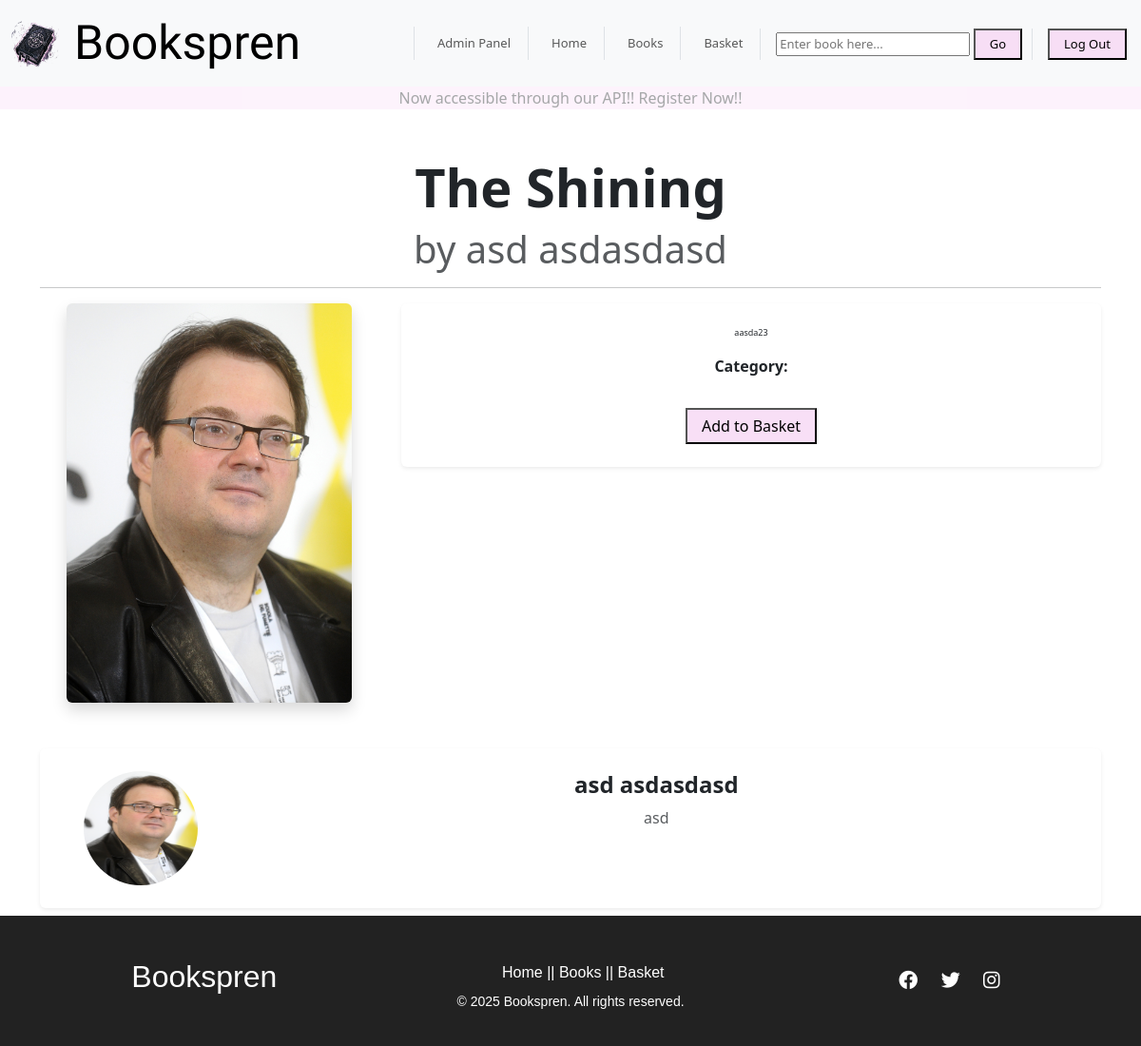
The app's page /inventory/book/4/ (signed in) with its own data.
### apps/api/models.py (models this page shows, shortened)
class Books(models.Model):
    class Meta:
        verbose_name_plural = 'Books'
    title = models.CharField(max_length=200)
    author = models.ForeignKey(Author, on_delete=models.CASCADE, related_name="books")
    category = models.ForeignKey(Category, on_delete=models.SET_NULL, null=True, related_name="books")
    description = models.TextField()
    price = models.DecimalField(max_digits=10, decimal_places=2)
    stock = models.PositiveIntegerField(default=0)
    cover_image = models.ImageField(upload_to='book_pics/', blank=True, null=True)
    published_date = models.DateField()
    isbn = models.CharField(max_length=13, unique=True)

class Author(models.Model):
    first_name = models.CharField(max_length=100)
    last_name = models.CharField(max_length=100)
    bio = models.TextField(blank=True)
    profile_picture = models.ImageField(upload_to='authors/', blank=True, null=True)

### apps/inventory/views.py (the view)
# urls.py: path('book/<int:book_id>/', views.book_details, name='book_details'),
@login_required
def book_details(request, book_id):
    books = Books.objects.get(id=book_id)  # Fetch book by ID
    base_author = books.author.id  # Get author ID from book data
    author = Author.objects.get(id=base_author)
    if request.method == "POST":
        form = CartForm(request.POST)
        if form.is_valid():
            cart_field = form.save(commit=False)
            cart_field.user_id = request.user
            cart_field.book = Books.objects.get(id=book_id)
            cart_field.save()
            books.stock -= 1
            books.save()
            return redirect('cart')  # Redirect to cart page after successful addition
    else:
        form = CartForm()  # Create empty form for GET requests
    return render(request, 'book_details.html', {'data': books, 'form': form, 'author': author})

### apps/inventory/forms.py
class CartForm(forms.ModelForm):
    class Meta:
        model = Cart
        fields = []

### apps/inventory/templates/book_details.html (shortened to what this page needs)
{% extends 'base.html' %}
{% block content %}
{% if user.is_authenticated %}
<div class="container mt-5">
    <div class="text-center">
        <h1 class="display-4 fw-bold">{{ data.title }}</h1>
        <p class="display-6 text-muted">by {{ author.first_name }} {{ author.last_name }}</p>
        <hr>
    </div>
    <div class="row">
        <div class="col-md-4 text-center">
            <img src="{{ data.cover_image.url }}"style="max-width: 300px" class="img-fluid rounded shadow" alt="{{ data.title }} Cover">
        </div>
        <div class="col-md-8">
            <div class="card shadow-sm p-4">
                <p class="lead" style="font-size: xx-small;">{{ data.description }}</p>
                <p><strong>Category:</strong> {{ data.category_name }}</p>
                <form method="POST" class="mt-3">
                    <button type="submit" class="button">Add to Basket</button>
                </form>
            </div>
        </div>
    </div>
    <div class="card mt-5 shadow-sm p-4">
        <div class="row g-3">
            <div class="col-md-2 text-center">
                <img src="{{ author.profile_picture.url }}" class="rounded-circle img-fluid" style="width: 120px; height: 120px;" alt="{{ data.author_first }} {{ data.author_last }}">
            </div>
            <div class="col-md-10">
                <h4 class="fw-bold">{{ author.first_name }} {{ author.last_name }}</h4>
                <p class="text-muted">{{ author.bio }}</p>
            </div>
        </div>
    </div>
</div>
{% endif %}
{% endblock %}

### static/css/style.css (style rules this page uses)
h1 { font-size: 10px; }
button { background-color: #f8dcf5e6; padding: 5px 15px; cursor: pointer; }
.card { text-align: center; border: none !important; }

### records on screen
Books: title "The Shining", cover_image (picture), description "aasda23"
Author: first_name "asd", last_name "asdasdasd", profile_picture (picture), bio "asd"
